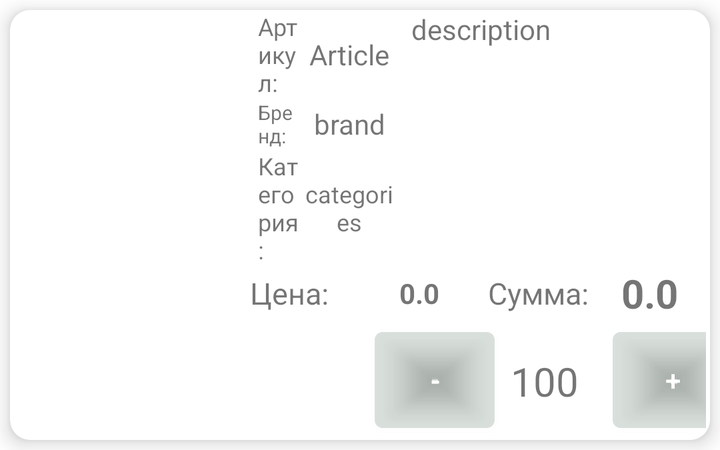
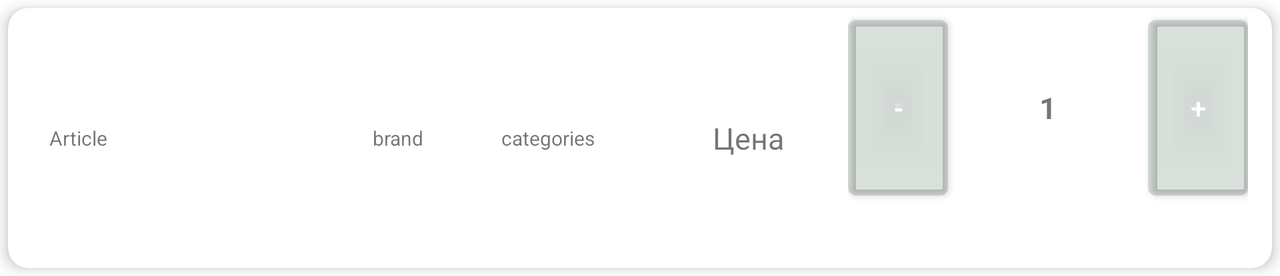

An Android layout and its configuration variant, each rendered on a device that would load it. The default file and the variant file are quoted in full after the pictures.
<!-- AndroidManifest.xml: application theme Theme.GrandInstrument -->
<!-- res/layout/cart_item.xml -->
<?xml version="1.0" encoding="utf-8"?>
<androidx.cardview.widget.CardView
    xmlns:android="http://schemas.android.com/apk/res/android"
    xmlns:tools="http://schemas.android.com/tools"
    android:layout_width="match_parent"
    android:layout_height="wrap_content"
    xmlns:app="http://schemas.android.com/apk/res-auto"
    app:cardCornerRadius="10dp"
    app:cardElevation="6dp"
    android:layout_margin="5dp">

    <ScrollView
        android:layout_width="match_parent"
        android:layout_height="wrap_content">
        <LinearLayout
            android:layout_width="match_parent"
            android:layout_height="wrap_content"
            android:orientation="horizontal">

            <androidx.constraintlayout.widget.ConstraintLayout
                android:layout_width="120dp"
                android:layout_height="120dp">

                <ImageView
                    android:id="@+id/goods_iv"
                    android:layout_width="120dp"
                    android:layout_height="120dp"
                    android:layout_gravity="center"
                    android:background="@drawable/border_text_view"
                    android:clickable="true"
                    android:longClickable="true"
                    android:padding="4dp"
                    app:layout_constraintBottom_toBottomOf="parent"
                    app:layout_constraintEnd_toEndOf="parent"
                    app:layout_constraintStart_toStartOf="parent"
                    app:layout_constraintTop_toTopOf="parent" />

                <ImageView
                    android:id="@+id/iv_good_of_week"
                    android:layout_width="50dp"
                    android:layout_height="50dp"
                    android:layout_margin="4dp"
                    android:src="@drawable/sale"
                    app:layout_constraintBottom_toBottomOf="parent"
                    app:layout_constraintEnd_toEndOf="parent"
                    android:visibility="gone"/>
            </androidx.constraintlayout.widget.ConstraintLayout>

            <LinearLayout
                android:layout_width="match_parent"
                android:layout_height="wrap_content"
                android:orientation="vertical">

                <LinearLayout
                    android:layout_width="match_parent"
                    android:layout_height="wrap_content"
                    android:orientation="horizontal">

                    <LinearLayout
                        android:layout_width="match_parent"
                        android:layout_height="wrap_content"
                        android:layout_weight="2"
                        android:background="@drawable/border_text_view"
                        android:orientation="vertical">

                        <LinearLayout
                            android:layout_width="match_parent"
                            android:layout_height="wrap_content"
                            android:orientation="horizontal">

                            <TextView
                                android:layout_width="match_parent"
                                android:layout_height="wrap_content"
                                android:layout_gravity="start"
                                android:layout_weight="2"
                                android:gravity="start"
                                android:paddingStart="4dp"
                                android:text="Артикул:"
                                android:textSize="12sp"
                                android:textStyle="normal" />

                            <TextView
                                android:id="@+id/article_tv"
                                android:layout_width="match_parent"
                                android:layout_height="wrap_content"
                                android:layout_gravity="center"
                                android:layout_weight="1"
                                android:gravity="center"
                                android:text="Article"
                                android:textSize="14sp"
                                android:textStyle="normal"
                                android:textIsSelectable="true"/>
                        </LinearLayout>

                        <LinearLayout
                            android:layout_width="match_parent"
                            android:layout_height="wrap_content"
                            android:orientation="horizontal">

                            <TextView
                                android:layout_width="match_parent"
                                android:layout_height="wrap_content"
                                android:layout_gravity="start"
                                android:layout_weight="2"
                                android:gravity="start"
                                android:paddingStart="4dp"
                                android:text="Бренд:"
                                android:textSize="10sp"
                                android:textStyle="normal" />

                            <TextView
                                android:id="@+id/brand_tv"
                                android:layout_width="match_parent"
                                android:layout_height="wrap_content"
                                android:layout_gravity="center"
                                android:layout_weight="1"
                                android:gravity="center"
                                android:text="brand"
                                android:textSize="14sp"
                                android:textStyle="normal"
                                android:textIsSelectable="true"/>
                        </LinearLayout>

                        <LinearLayout
                            android:layout_width="match_parent"
                            android:layout_height="wrap_content"
                            android:orientation="horizontal">

                            <TextView
                                android:layout_width="match_parent"
                                android:layout_height="wrap_content"
                                android:layout_gravity="start"
                                android:layout_weight="2"
                                android:gravity="start"
                                android:paddingStart="4dp"
                                android:text="Категория:"
                                android:textSize="12sp"
                                android:textStyle="normal" />

                            <TextView
                                android:id="@+id/categories_tv"
                                android:layout_width="match_parent"
                                android:layout_height="wrap_content"
                                android:layout_gravity="center"
                                android:layout_weight="1"
                                android:gravity="center"
                                android:text="categories"
                                android:textSize="12sp"
                                android:textStyle="normal"
                                android:textIsSelectable="true"/>
                        </LinearLayout>

                    </LinearLayout>

                    <TextView
                        android:id="@+id/description_tv"
                        android:layout_width="match_parent"
                        android:layout_height="match_parent"
                        android:layout_gravity="center"
                        android:layout_weight="1"
                        android:background="@drawable/border_text_view"
                        android:paddingLeft="4dp"
                        android:text="description"
                        android:textSize="14sp"
                        android:textStyle="normal"
                        android:textIsSelectable="true"/>

                </LinearLayout>

                <LinearLayout
                    android:layout_width="match_parent"
                    android:layout_height="match_parent"
                    android:orientation="horizontal">

                    <LinearLayout
                        android:id="@+id/price_ll"
                        android:layout_width="match_parent"
                        android:layout_height="match_parent"
                        android:layout_weight="1"
                        android:background="@drawable/border_text_view"
                        android:orientation="horizontal">

                        <TextView
                            android:layout_width="match_parent"
                            android:layout_height="wrap_content"
                            android:layout_weight="1"
                            android:text="Цена:"
                            android:textSize="15sp"
                            android:layout_gravity="center"
                            android:textStyle="normal" />

                        <TextView
                            android:id="@+id/price_tv"
                            android:layout_width="match_parent"
                            android:layout_height="wrap_content"
                            android:layout_gravity="center"
                            android:layout_weight="1"
                            android:gravity="center"
                            android:text="0.0"
                            android:textSize="14sp"
                            android:textStyle="bold" />

                    </LinearLayout>

                    <LinearLayout
                        android:layout_width="match_parent"
                        android:layout_height="wrap_content"
                        android:layout_weight="1"
                        android:background="@drawable/border_text_view"
                        android:orientation="horizontal">

                        <TextView
                            android:layout_width="match_parent"
                            android:layout_height="wrap_content"
                            android:layout_weight="1"
                            android:paddingStart="4dp"
                            android:text="Сумма:"
                            android:layout_gravity="center"
                            android:textSize="15sp"
                            android:textStyle="normal" />

                        <TextView
                            android:id="@+id/total_tv"
                            android:layout_width="match_parent"
                            android:layout_height="wrap_content"
                            android:layout_gravity="center"
                            android:layout_weight="1"
                            android:gravity="center"
                            android:text="0.0"
                            android:textSize="20sp"
                            android:textStyle="bold" />

                    </LinearLayout>


                </LinearLayout>


                <LinearLayout
                    android:layout_width="match_parent"
                    android:layout_height="wrap_content"
                    android:background="@drawable/border_text_view"
                    android:orientation="horizontal">

                    <LinearLayout
                        android:layout_width="60dp"
                        android:layout_height="60dp"
                        android:orientation="horizontal">

                        <TextView
                            android:id="@+id/present_cb"
                            android:layout_width="50dp"
                            android:layout_height="50dp"
                            android:layout_margin="4dp"
                            android:background="@color/grand_background"
                            android:textAlignment="center"
                            android:textColor="@android:color/white"
                            android:textSize="40sp"
                            android:textStyle="normal" />

                    </LinearLayout>

                    <androidx.constraintlayout.widget.ConstraintLayout
                        android:orientation="horizontal"
                        android:layout_width="match_parent"
                        android:layout_height="wrap_content">

                        <Button
                            android:id="@+id/decrease_btn"
                            android:layout_width="60dp"
                            android:layout_height="60dp"
                            android:layout_marginEnd="8dp"
                            android:layout_weight="1"
                            android:gravity="center"
                            android:text="-"
                            app:layout_constraintBottom_toBottomOf="parent"
                            app:layout_constraintEnd_toStartOf="@+id/quantity_tv"
                            app:layout_constraintTop_toTopOf="parent" />

                        <TextView
                            android:id="@+id/quantity_tv"
                            android:layout_width="wrap_content"
                            android:layout_height="wrap_content"
                            android:layout_weight="20"
                            android:text="100 "
                            android:textAlignment="center"
                            android:textSize="20sp"
                            app:layout_constraintBottom_toBottomOf="parent"
                            app:layout_constraintEnd_toEndOf="parent"
                            app:layout_constraintHorizontal_bias="0.546"
                            app:layout_constraintStart_toStartOf="parent"
                            app:layout_constraintTop_toTopOf="parent"
                            app:layout_constraintVertical_bias="0.515" />

                        <Button
                            android:id="@+id/increment_btn"
                            android:layout_width="60dp"
                            android:layout_height="60dp"
                            android:layout_marginStart="12dp"
                            android:layout_weight="1"
                            android:gravity="center|center_vertical"
                            android:text="+"
                            app:layout_constraintBottom_toBottomOf="parent"
                            app:layout_constraintStart_toEndOf="@+id/quantity_tv"
                            app:layout_constraintTop_toTopOf="parent"
                            app:layout_constraintVertical_bias="0.0" />

                    </androidx.constraintlayout.widget.ConstraintLayout>


                </LinearLayout>

            </LinearLayout>

        </LinearLayout>
    </ScrollView>


</androidx.cardview.widget.CardView>
<!-- resources referenced by this layout -->
<resources>
  <color name="grand_background">#FFFFFFFF</color>
  <!-- drawable border_text_view (drawable) -->
  <shape xmlns:android="http://schemas.android.com/apk/res/android" android:shape="rectangle" >
      <solid android:color="@android:color/white" />
      <stroke android:width="0dp" android:color="#4fa5d5" />
      <corners android:radius="10dp"></corners>
      <padding android:right="2dp"/>
  </shape>
  <!-- drawable sale: png bitmap (drawable, 277834 bytes) -->
  <style name="Theme.GrandInstrument" parent="Theme.MaterialComponents.DayNight.DarkActionBar">
          
          <item name="colorPrimary">@color/grand_color</item>
          <item name="colorPrimaryVariant">@color/purple_700</item>
          <item name="colorOnPrimary">@color/white</item>
          
          <item name="colorSecondary">@color/teal_200</item>
          <item name="colorSecondaryVariant">@color/teal_700</item>
          <item name="colorOnSecondary">@color/black</item>
          
          <item name="android:statusBarColor" tools:targetApi="l">?attr/colorPrimaryVariant</item>
          
      </style>
  <color name="grand_color">#2503321A</color>
  <color name="purple_700">#FF3700B3</color>
  <color name="white">#FFFFFFFF</color>
  <color name="teal_200">#FF03DAC5</color>
  <color name="teal_700">#FF018786</color>
  <color name="black">#FF000000</color>
</resources>
<!-- res/layout-land/cart_item.xml (the repository's variant of the layout above) -->
<!-- drawn on the phone turned sideways -->
<?xml version="1.0" encoding="utf-8"?>
<androidx.cardview.widget.CardView xmlns:android="http://schemas.android.com/apk/res/android"
    xmlns:app="http://schemas.android.com/apk/res-auto"
    xmlns:tools="http://schemas.android.com/tools"
    android:layout_width="match_parent"
    android:layout_height="wrap_content"
    android:layout_margin="4dp"
    android:layout_weight="1"
    app:cardCornerRadius="10dp"
    app:cardElevation="4dp">

    <ScrollView
        android:layout_width="match_parent"
        android:layout_height="wrap_content">

        <LinearLayout
            android:layout_width="match_parent"
            android:layout_height="wrap_content"
            android:orientation="horizontal">


            <TextView
                android:id="@+id/article_tv"
                android:layout_width="70dp"
                android:layout_height="wrap_content"
                android:layout_gravity="center"
                android:gravity="center"
                android:text="Article"
                android:textSize="10sp"
                android:textStyle="normal" />

            <androidx.constraintlayout.widget.ConstraintLayout
                android:layout_width="100dp"
                android:layout_height="100dp">

                <ImageView
                    android:id="@+id/goods_iv"
                    android:layout_width="100dp"
                    android:layout_height="100dp"
                    android:layout_gravity="center"
                    android:longClickable="true"
                    android:padding="4dp"
                    app:layout_constraintBottom_toBottomOf="parent"
                    app:layout_constraintEnd_toEndOf="parent"
                    app:layout_constraintStart_toStartOf="parent"
                    app:layout_constraintTop_toTopOf="parent" />

                <ImageView
                    android:id="@+id/iv_good_of_week"
                    android:layout_width="50dp"
                    android:layout_height="50dp"
                    android:layout_margin="4dp"
                    android:src="@drawable/sale"
                    app:layout_constraintBottom_toBottomOf="parent"
                    android:visibility="gone"
                    app:layout_constraintEnd_toEndOf="parent" />
            </androidx.constraintlayout.widget.ConstraintLayout>

            <TextView
                android:id="@+id/description_tv"
                android:layout_width="match_parent"
                android:layout_height="wrap_content"
                android:layout_gravity="center"
                android:layout_weight="1"
                android:paddingLeft="4dp"
                android:text="description"
                android:textSize="10sp"
                android:textStyle="normal" />

            <TextView
                android:id="@+id/brand_tv"
                android:layout_width="50dp"
                android:layout_height="wrap_content"
                android:layout_gravity="center"
                android:gravity="center"
                android:text="brand"
                android:textSize="10sp"
                android:textStyle="normal" />

            <TextView
                android:id="@+id/categories_tv"
                android:layout_width="100dp"
                android:layout_height="wrap_content"
                android:layout_gravity="center"
                android:gravity="center"
                android:text="categories"
                android:textSize="10sp"
                android:textStyle="normal" />

            <TextView
                android:id="@+id/price_tv"
                android:layout_width="100dp"
                android:layout_height="wrap_content"
                android:layout_gravity="center"
                android:gravity="center"
                android:text="Цена"
                android:textSize="15sp"
                android:textStyle="normal" />

            <TextView
                android:id="@+id/present_cb"
                android:layout_width="50dp"
                android:layout_height="50dp"
                android:layout_gravity="center"
                android:background="@drawable/circle_background_red"
                android:text="-"
                android:textAlignment="center"
                android:textColor="@android:color/white"
                android:textSize="40sp"
                android:textStyle="normal"
                android:visibility="gone" />

            <LinearLayout
                android:layout_width="200dp"
                android:layout_height="100dp">

                <Button
                    android:id="@+id/decrease_btn"
                    android:layout_width="50dp"
                    android:layout_height="100dp"
                    android:text="-" />

                <TextView
                    android:id="@+id/quantity_tv"
                    android:layout_width="100dp"
                    android:layout_height="wrap_content"
                    android:layout_gravity="center"
                    android:gravity="center"
                    android:text="1"
                    android:textSize="15sp"
                    android:textStyle="bold" />

                <Button
                    android:id="@+id/increment_btn"
                    android:layout_width="50dp"
                    android:layout_height="100dp"
                    android:text="+" />

            </LinearLayout>

            <TextView
                android:id="@+id/total_tv"
                android:layout_width="100dp"
                android:layout_height="wrap_content"
                android:layout_gravity="center"
                android:gravity="center"
                android:text=""
                android:textSize="15sp"
                android:textStyle="normal" />
        </LinearLayout>
    </ScrollView>

</androidx.cardview.widget.CardView>
<!-- resources referenced by the variant -->
<!-- as the phone turned sideways resolves them -->
<resources>
  <!-- drawable circle_background_red (drawable) -->
  <?xml version="1.0" encoding="utf-8"?>
  <shape xmlns:android="http://schemas.android.com/apk/res/android"
      android:shape="oval">
      <solid android:color="@color/grand_not_on_warehouse"/>
      <size android:width="50dp" android:height="50dp"/>
  </shape>
  <!-- drawable sale: png bitmap (drawable, 277834 bytes) -->
  <style name="Theme.GrandInstrument" parent="Theme.MaterialComponents.DayNight.DarkActionBar">
          
          <item name="colorPrimary">@color/grand_color</item>
          <item name="colorPrimaryVariant">@color/purple_700</item>
          <item name="colorOnPrimary">@color/white</item>
          
          <item name="colorSecondary">@color/teal_200</item>
          <item name="colorSecondaryVariant">@color/teal_700</item>
          <item name="colorOnSecondary">@color/black</item>
          
          <item name="android:statusBarColor" tools:targetApi="l">?attr/colorPrimaryVariant</item>
          
      </style>
  <color name="grand_not_on_warehouse">#A12D08</color>
  <color name="grand_color">#2503321A</color>
  <color name="purple_700">#FF3700B3</color>
  <color name="white">#FFFFFFFF</color>
  <color name="teal_200">#FF03DAC5</color>
  <color name="teal_700">#FF018786</color>
  <color name="black">#FF000000</color>
</resources>
